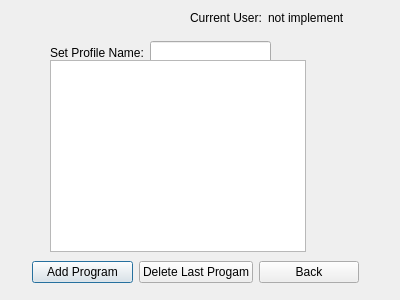
<?xml version="1.0" encoding="UTF-8"?>
<ui version="4.0">
 <class>CreateProfile</class>
 <widget class="QDialog" name="CreateProfile">
  <property name="geometry">
   <rect>
    <x>0</x>
    <y>0</y>
    <width>400</width>
    <height>300</height>
   </rect>
  </property>
  <property name="windowTitle">
   <string>Dialog</string>
  </property>
  <widget class="QWidget" name="layoutWidget_3">
   <property name="geometry">
    <rect>
     <x>32</x>
     <y>260</y>
     <width>327</width>
     <height>25</height>
    </rect>
   </property>
   <layout class="QHBoxLayout" name="horizontalLayout_3">
    <item>
     <widget class="QPushButton" name="addProgram">
      <property name="text">
       <string>Add Program</string>
      </property>
     </widget>
    </item>
    <item>
     <widget class="QPushButton" name="deleteProgram">
      <property name="text">
       <string>Delete Last Progam</string>
      </property>
     </widget>
    </item>
    <item>
     <widget class="QPushButton" name="backButton">
      <property name="text">
       <string>Back</string>
      </property>
     </widget>
    </item>
   </layout>
  </widget>
  <widget class="QWidget" name="layoutWidget_2">
   <property name="geometry">
    <rect>
     <x>50</x>
     <y>40</y>
     <width>221</width>
     <height>25</height>
    </rect>
   </property>
   <layout class="QHBoxLayout" name="horizontalLayout_2">
    <item>
     <widget class="QLabel" name="profileNameLabel">
      <property name="text">
       <string>Set Profile Name:</string>
      </property>
     </widget>
    </item>
    <item>
     <widget class="QLineEdit" name="lineEdit"/>
    </item>
   </layout>
  </widget>
  <widget class="QWidget" name="layoutWidget">
   <property name="geometry">
    <rect>
     <x>190</x>
     <y>10</y>
     <width>153</width>
     <height>15</height>
    </rect>
   </property>
   <layout class="QHBoxLayout" name="horizontalLayout">
    <item>
     <widget class="QLabel" name="currentUserLabel">
      <property name="text">
       <string>Current User:</string>
      </property>
     </widget>
    </item>
    <item>
     <widget class="QLabel" name="showUsernameLabel">
      <property name="text">
       <string>not implemented</string>
      </property>
     </widget>
    </item>
   </layout>
  </widget>
  <widget class="QListWidget" name="listWidget">
   <property name="geometry">
    <rect>
     <x>50</x>
     <y>60</y>
     <width>256</width>
     <height>192</height>
    </rect>
   </property>
  </widget>
 </widget>
 <resources/>
 <connections/>
</ui>
